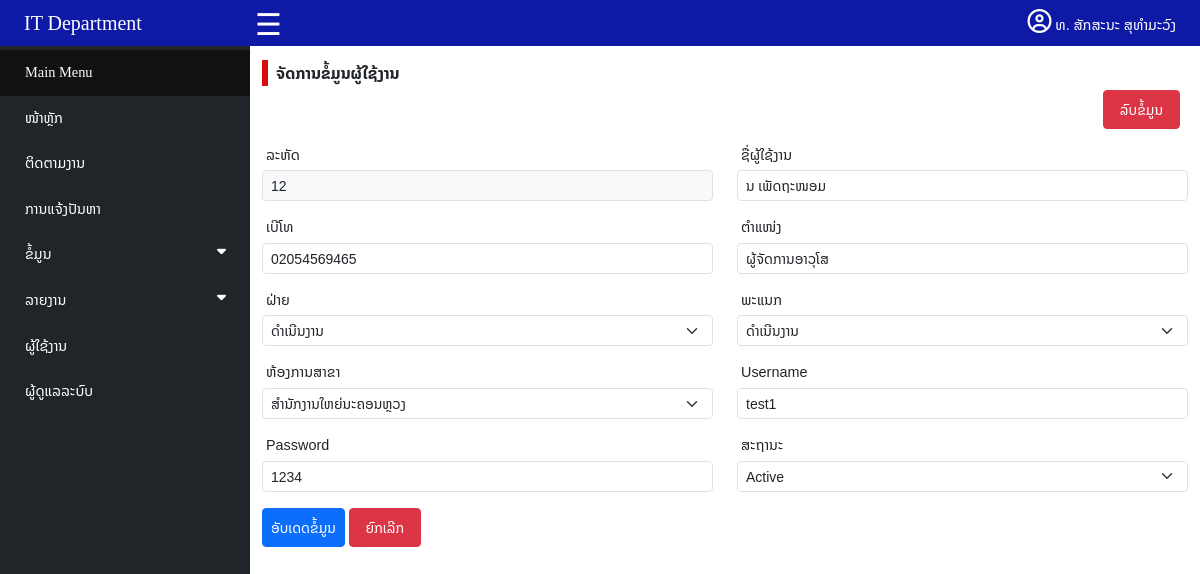
The page /userfrmedit.php?id=12 (signed in) on the database its author committed.
### tables this page shows
CREATE TABLE `tbuser` (
  `userid` int(11) NOT NULL,
  `fullname` varchar(100) NOT NULL,
  `tel` varchar(15) NOT NULL,
  `position` varchar(80) NOT NULL,
  `partid` varchar(5) NOT NULL,
  `deid` varchar(5) NOT NULL,
  `officeid` varchar(10) NOT NULL,
  `status` varchar(10) NOT NULL,
  `username` varchar(50) NOT NULL,
  `password` varchar(20) NOT NULL
);

CREATE TABLE `tbpart` (
  `partid` varchar(5) NOT NULL,
  `partname` varchar(50) NOT NULL
);

CREATE TABLE `tbdepartment` (
  `deid` varchar(5) NOT NULL,
  `dename` varchar(100) NOT NULL,
  `partid` varchar(5) NOT NULL
);

CREATE TABLE `tboffice` (
  `officeid` varchar(10) NOT NULL,
  `officename` varchar(50) NOT NULL,
  `province` varchar(50) NOT NULL
);

### userfrmedit.php (the view, shortened to what this page needs)
<?php
if (isset($_SESSION['adminid']) && isset($_SESSION['adminname']) && isset($_SESSION['username'])) {
    if (isset($_GET["id"])) {
        require 'connect/connect.php';
        $id = $_GET["id"];
        $sql = "select * from tbuser where userid='$id'";
        $result = mysqli_query($con, $sql);
        $count = mysqli_num_rows($result);
        $row = mysqli_fetch_assoc($result);
        $sqlp = "select * from tbpart";
        $resultp = mysqli_query($con, $sqlp);
        $partid = $row['partid'];
        $sqlde = "select * from tbdepartment where partid = '$partid'";
        $resultde = mysqli_query($con, $sqlde);
        $sqlof = "select * from tboffice";
        $resultof = mysqli_query($con, $sqlof);
?>
        <!DOCTYPE html>
        <html lang="en">
        <head>
            <link href="https://cdn.jsdelivr.net/npm/bootstrap@5.3.0/dist/css/bootstrap.min.css" rel="stylesheet">
            <link rel="stylesheet" href="https://cdnjs.cloudflare.com/ajax/libs/font-awesome/6.4.0/css/all.min.css" />
            <link rel="stylesheet" href="css/style.css">
            <link rel="stylesheet" href="css/nav.css">
        </head>
        <body>
            <?php require 'navadmin.php';
            ?>
            <div style="padding-top: 45px;">
                <?php require 'menu.php' ?>
                <div id="main" class="contents">
                    <div class="container">
                        <div class="mt-3"><span class="px-2 fs-6" style="border-left:6px solid #da0b0b;font-weight:600;">ຈັດການຂໍ້ມູນຜູ້ໃຊ້ງານ</span></div>
                        <?php if ($count > 0) { ?>
                            <div class="text-end mt-1 me-2"><a onclick="checkdelete(<?php echo $id ?>)" class="btn btn-danger btn-sm p-2 px-3">ລົບຂໍ້ມູນ</a></div>
                            <form action="user/useredit.php" method="POST">
                                <div class="row">
                                    <div class="d-non col-12 col-sm-12 col-md-6 col-md-6 col-lg-6">
                                        <label class="mx-1 mt-3 mb-1">ລະຫັດ</label>
                                        <input name="userid" type="text" class="form-control form-control-sm bg-light" placeholder="" value="<?php echo $row['userid'] ?>" readonly>
                                    </div>
                                    <div class="col-12 col-sm-12 col-md-6 col-md-6 col-lg-6">
                                        <label class="mx-1 mt-3 mb-1">ຊື່ຜູ້ໃຊ້ງານ</label></label>
                                        <input name="fullname" type="text" class="form-control form-control-sm" placeholder="" value="<?php echo $row['fullname'] ?>">
                                    </div>
                                    <div class="col-12 col-sm-12 col-md-6 col-md-6 col-lg-6">
                                        <label class="mx-1 mt-3 mb-1">ເບີໂທ</label>
                                        <input name="tel" type="text" class="form-control form-control-sm" placeholder="" value="<?php echo $row['tel'] ?>">
                                    </div>
                                    <div class="col-12 col-sm-12 col-md-6 col-md-6 col-lg-6">
                                        <label class="mx-1 mt-3 mb-1">ຕຳແໜ່ງ</label>
                                        <input name="position" type="text" class="form-control form-control-sm" placeholder="" value="<?php echo $row['position'] ?>">
                                    </div>
                                    <div class="col-12 col-sm-12 col-md-6 col-md-6 col-lg-6">
                                        <label class="mx-1 mt-3 mb-1">ຝ່າຍ</label>
                                        <select id="part" onchange="FetchDepartment(this.value)" class="form-select form-select-sm" name="partid">
                                            <?php while ($rowp = mysqli_fetch_row($resultp)) { ?>
                                                <option value="<?php echo $rowp[0] ?>" <?php if ($rowp[0] == $row['partid']) echo 'selected="selected"'; ?>><?php echo $rowp[1] ?></option>
                                            <?php } ?>
                                        </select>
                                    </div>
                                    <div class="col-12 col-sm-12 col-md-6 col-md-6 col-lg-6">
                                        <label class="mx-1 mt-3 mb-1">ພະແນກ</label>
                                        <select id="department" class="form-select form-select-sm" name="deid">
                                            <?php while ($rowde = mysqli_fetch_row($resultde)) { ?>
                                                <option value="<?php echo $rowde[0] ?>" <?php if ($rowde[0] == $row['deid']) echo 'selected="selected"'; ?>><?php echo $rowde[1] ?></option>
                                            <?php } ?>
                                        </select>
                                    </div>
                                    <div class="col-12 col-sm-12 col-md-6 col-md-6 col-lg-6">
                                        <label selected disabled class="mx-1 mt-3 mb-1">ຫ້ອງການສາຂາ</label>
                                        <select class="form-select form-select-sm" name="officeid">
                                            <?php while ($rowof = mysqli_fetch_row($resultof)) { ?>
                                                <option value="<?php echo $rowof[0] ?>" <?php if ($rowof[0] == $row['officeid']) echo 'selected="selected"'; ?>><?php echo $rowof[1] ?></option>
                                            <?php } ?>
                                        </select>
                                    </div>
                                    <div class="col-12 col-sm-12 col-md-6 col-md-6 col-lg-6">
                                        <label class="mx-1 mt-3 mb-1">Username</label>
                                        <input name="username" type="text" class="form-control form-control-sm" placeholder="" value="<?php echo $row['username'] ?>">
                                    </div>
                                    <div class="col-12 col-sm-12 col-md-6 col-md-6 col-lg-6">
                                        <label class="mx-1 mt-3 mb-1">Password</label>
                                        <input name="password" type="text" class="form-control form-control-sm" placeholder="" value="<?php echo $row['password'] ?>">
                                    </div>
                                    <div class="col-12 col-sm-12 col-md-6 col-md-6 col-lg-6">
                                        <label class="mx-1 mt-3 mb-1">ສະຖານະ</label>
                                        <select class="form-select form-select-sm" name="status">
                                            <option value="Active" <?php if ($row['status'] == 'Active') echo 'selected="selected"'; ?>>Active</option>
                                        </select>
                                    </div>
                                    <div class="mt-3">
                                        <input type="submit" class="btn btn-sm btn-primary py-2" data-bs-dismiss="modal" value="ອັບເດດຂໍ້ມູນ" />
                                        <a href="user.php" type="button" class="btn btn-sm btn-danger px-3 py-2">ຍົກເລີກ</a>
                                    </div>
                                </div>
                            </form>
                        <?php } else {
                            header("Location: user.php");
                            exit();
                        } ?>
                    </div>
                </div>
            </div>
        </body>
        </html>
<?php
    } else {
        header("Location: user.php");
        exit();
    }
} else {
    header("Location: userlogin.php");
    exit();
}
?>

### css/style.css (style rules this page uses)
* { box-sizing: border-box; }
body { margin: 0; font-family: 'Noto Sans Lao', sans-serif; font-size: 0.9rem; }
a { text-decoration: none; }

### css/nav.css (style rules this page uses)
#main { transition: margin-left .5s; margin-left: 250px; }

### rows shown on the page
tbuser: userid "12", fullname "ນ ເພັດຖະໜອມ", tel "02054569465", position "ຜູ້ຈັດການອາວຸໂສ", partid "ດຳເນີນງານ", deid "ດຳເນີນງານ", officeid "ສຳນັກງານໃຫຍ່ນະຄອນຫຼວງ", username "test1", password "1234", status "Active"

### other values the page prints
$_SESSION['adminname'] "ທ. ສັກສະນະ ສຸທຳມະວົງ"
